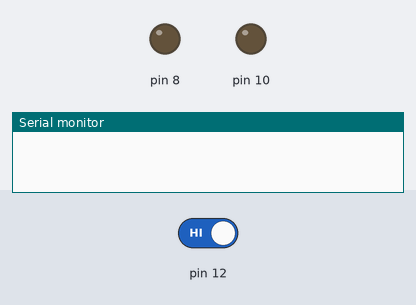
The sketch below on a simulated Arduino Uno, built with avr-gcc and run on an emulated ATmega328P. Parts: output pins drawn as LEDs (lit = HIGH), the last lines printed to the serial monitor. The inputs (shaded band) are chosen by the test bench; at power-on: pin 12 HIGH.

Above: at 1.2 s.
1.3 s: pin 12 driven LOW
2.8 s: pin 12 driven HIGH
At 4.0 s:
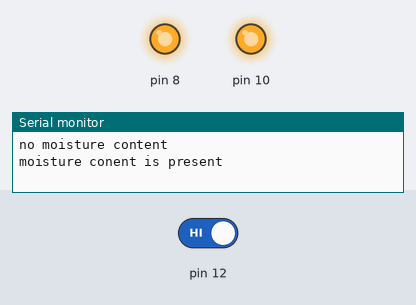
4.3 s: pin 12 driven LOW
At 5.3 s:
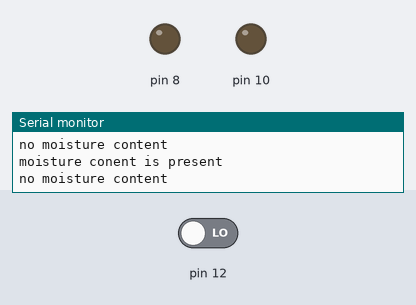
Timing chart, 0 to 7.3 s (numbered marks = the images above; inputs shaded):
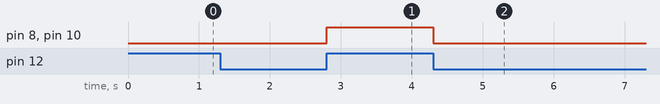

Measured:
- after the input at 2.8 s, pin 8, pin 10: LOW → HIGH at once
- after the input at 4.3 s, pin 8, pin 10: HIGH → LOW at once

The sketch:

_using_led_and_buzzer_controling_soil_moisture1.ino
```cpp
// C++ code
//
int f=0;
void setup()
{
  Serial.begin(9600);
  pinMode(12, INPUT);
  pinMode(10, OUTPUT);
  pinMode(8, OUTPUT);
}

void loop()
{
  int c;
  c=digitalRead(12);
  if(f==0 && c==0)
  {
    f=1;
    Serial.println("no moisture content");
    digitalWrite(8, LOW);
    delay(10);
    digitalWrite(10, LOW);
    delay(1000);

  }

  else if(f==1 && c==1)
  {
    f=0;
    Serial.println("moisture conent is present");
    digitalWrite(8,HIGH);
    delay(10);
    digitalWrite(10, HIGH);
    delay(1000);
  }
}
```
